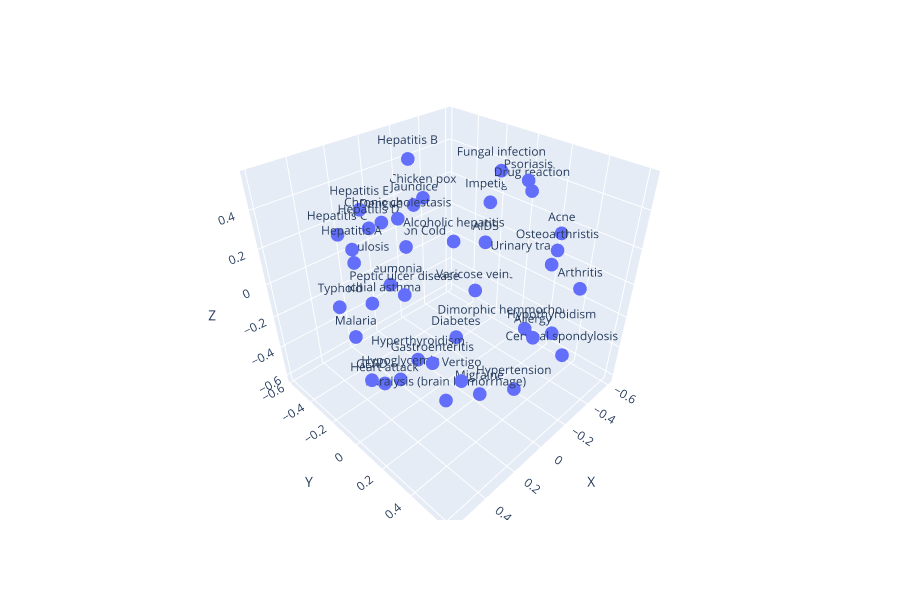

The notebook cell this image was saved under:
### Code cell
X_transformed3_df = pd.DataFrame(X_transformed3, columns=['X', 'Y', 'Z'])
X_transformed3_df['disease'] = disease_names

fig = px.scatter_3d(X_transformed3_df, x='X', y='Y', z='Z', text='disease', 
                     width=900, height=600)
fig.show()

### Figure 1 — Plotly figure (JSON) as saved in the notebook; plotly's stock layout.template omitted (floating-point values rounded to 4 significant figures)
{"data": [{"hovertemplate": "X=%{x}<br>Y=%{y}<br>Z=%{z}<br>disease=%{text}<extra></extra>", "legendgroup": "", "marker": {"color": "#636efa", "symbol": "circle"}, "mode": "markers+text", "name": "", "scene": "scene", "showlegend": false, "text": ["Fungal infection", "Allergy", "GERD", "Chronic cholestasis", "Drug reaction", "Peptic ulcer disease", "AIDS", "Diabetes ", "Gastroenteritis", "Bronchial asthma", "Hypertension ", "Migraine", "Cervical spondylosis", "Paralysis (brain hemorrhage)", "Jaundice", "Malaria", "Chicken pox", "Dengue", "Typhoid", "Hepatitis A", "Hepatitis B", "Hepatitis C", "Hepatitis D", "Hepatitis E", "Alcoholic hepatitis", "Tuberculosis", "Common Cold", "Pneumonia", "Dimorphic hemmorhoids(piles)", "Heart attack", "Varicose veins", "Hypothyroidism", "Hyperthyroidism", "Hypoglycemia", "Osteoarthristis", "Arthritis", "Vertigo", "Acne", "Urinary tract infection", "Psoriasis", "Impetigo"], "type": "scatter3d", "x": [-0.4412, 0.1174, 0.5859, 0.2666, -0.4701, 0.4563, -0.5448, -0.2311, 0.4566, 0.11, 0.008629, -0.02538, -0.1543, 0.3118, 0.02543, 0.4145, -0.2667, 0.002908, 0.4311, 0.4507, -0.02852, 0.3314, 0.3173, 0.2714, 0.2535, 0.1461, -0.2354, -0.05416, -0.4409, 0.452, -0.4523, -0.4043, 0.03418, 0.2668, -0.1103, -0.248, 0.298, -0.5124, -0.5998, -0.2451, -0.5436], "y": [-0.06178, 0.6072, 0.1384, -0.0166, 0.1123, 0.2318, -0.2354, -0.159, 0.3802, -0.4796, 0.4594, 0.2178, 0.5927, 0.3071, -0.193, -0.2112, -0.4517, -0.4795, -0.2929, -0.1002, -0.2822, -0.3865, -0.1557, -0.2765, 0.2942, -0.558, -0.5771, -0.517, 0.1702, 0.04371, -0.2198, 0.369, -0.1996, -0.07346, 0.5251, 0.5763, 0.3888, 0.2811, 0.1906, 0.2521, -0.2115], "z": [0.4335, 0.09364, -0.1416, 0.4502, 0.3725, 0.2858, -0.08819, -0.5671, 0.02935, -0.3115, -0.3779, -0.6124, -0.1817, -0.3432, 0.3655, -0.2126, 0.2135, 0.1556, -0.06642, 0.3445, 0.5489, 0.252, 0.3708, 0.3992, 0.4646, -0.06348, -0.133, -0.2826, -0.4347, -0.3213, -0.374, -0.3295, -0.5987, -0.5046, 0.3683, 0.1357, -0.1731, 0.1894, -0.07279, 0.5432, 0.174]}], "layout": {"height": 600, "legend": {"tracegroupgap": 0}, "margin": {"t": 60}, "scene": {"domain": {"x": [0, 1], "y": [0, 1]}, "xaxis": {"title": {"text": "X"}}, "yaxis": {"title": {"text": "Y"}}, "zaxis": {"title": {"text": "Z"}}}, "width": 900}}
